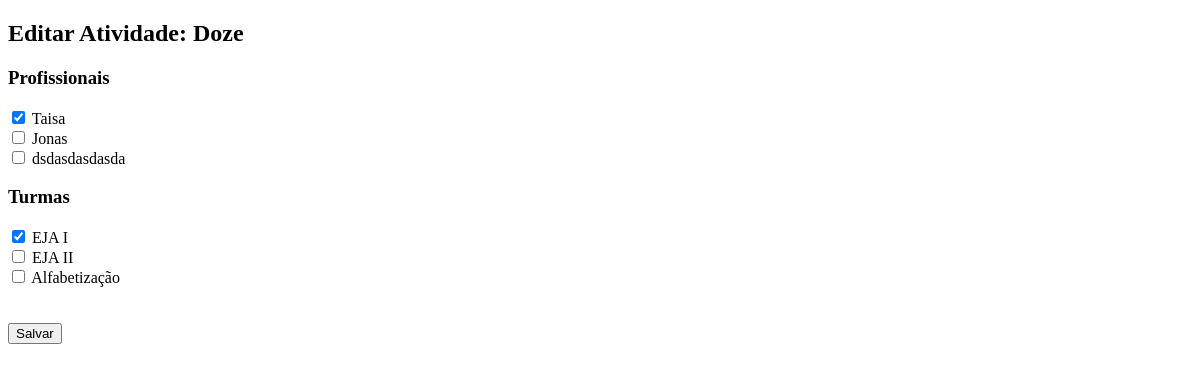
The app's page /vinculo/4/editar/ (signed in), older data.
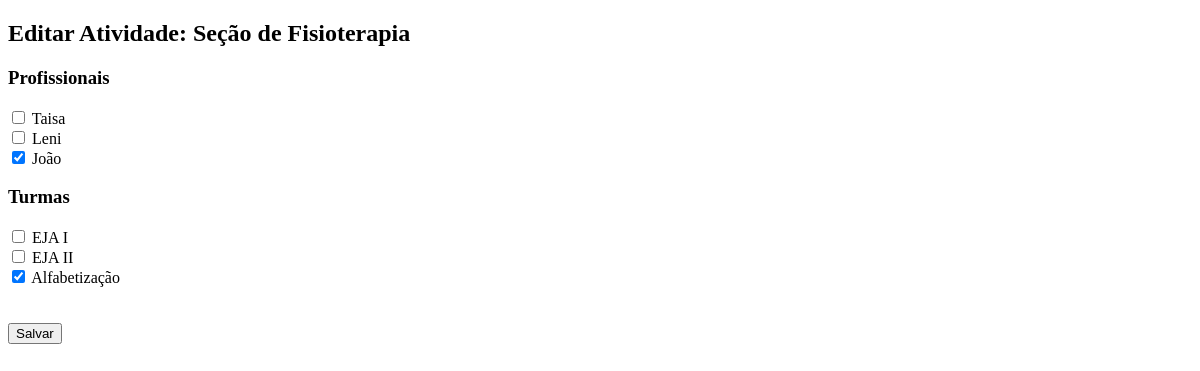
The same page, newer data.
### autohorario/models.py (models this page shows, shortened)
class Atividade(models.Model):
    id_atividade = models.AutoField(primary_key=True)
    nome = models.CharField(max_length=255, null=False)
    carga_horaria = models.IntegerField()  # Carga Horária
    id_caracteristica = models.ForeignKey(Caracteristica, on_delete=models.PROTECT)
    periodos = models.SmallIntegerField()
    id_profissional = models.ManyToManyField(Profissional)
    id_turma = models.ManyToManyField(Turma)

class Profissional(models.Model):
    id_profissional = models.AutoField(primary_key=True)
    nome = models.CharField(max_length=255, null=False)
    funcao = models.CharField(max_length=255)
    endereco = models.CharField(max_length=255, null=True, blank=True)
    imagem = models.ImageField(null=True, blank=True, upload_to="oi")
    def __str__(self):
        return self.nome

class Turma(models.Model):
    id_turma = models.AutoField(primary_key=True)
    nome = models.CharField(max_length=255, null=False)
    qnt_de_alunos = models.IntegerField()
    def __str__(self):
        return self.nome

### autohorario/views.py (the view)
# urls.py: path("vinculo/<int:id_atividade>/editar/", views.editar_vinculo, name="editar_vinculo"),
@login_required
def editar_vinculo(request, id_atividade):
    atividade = get_object_or_404(Atividade, pk=id_atividade)
    if request.method == "POST":
        form = VinculoForm(request.POST, instance=atividade)
        if form.is_valid():
            form.save()
            return redirect("editar_vinculo", id_atividade=atividade.id_atividade)  # Recarregar página após salvar
    else:
        form = VinculoForm(instance=atividade)
    return render(request, "editar_vinculo.html", {"form": form, "atividade": atividade})

### autohorario/forms.py
class VinculoForm(forms.ModelForm):
    id_profissional = forms.ModelMultipleChoiceField(
        queryset=Profissional.objects.all(),
        widget=forms.CheckboxSelectMultiple,
        required=False
    )
    id_turma = forms.ModelMultipleChoiceField(
        queryset=Turma.objects.all(),
        widget=forms.CheckboxSelectMultiple,
        required=False
    )
    class Meta:
        model = Atividade
        fields = ["id_profissional", "id_turma"]

### autohorario/templates/editar_vinculo.html (shortened to what this page needs)
<!DOCTYPE html>
<html lang="pt">
<head>
</head>
<body>
    <h2>Editar Atividade: {{ atividade.nome }}</h2>
    <form method="post">
        <h3>Profissionais</h3>
        {{ form.id_profissional }}
        <h3>Turmas</h3>
        {{ form.id_turma }}
        <br><br>
        <button type="submit">Salvar</button>
    </form>
</body>
</html>

Row changes from the older to the newer data that the page shows:
no longer on this page (row unchanged): Profissional: id_profissional "☑ ☐ ☐"
no longer on this page (row unchanged): Turma: id_turma "☑ ☐ ☐"
changed Atividade: nome "Doze" → "Seção de Fisioterapia"
added Profissional: id_profissional "☐ ☐ ☑"
now on this page (row unchanged): Turma: id_turma "☐ ☐ ☑"
Text that changed along with them:
text no longer shown: "Taisa Jonas dsdasdasdasda"
text now shown: "Taisa Leni João"
